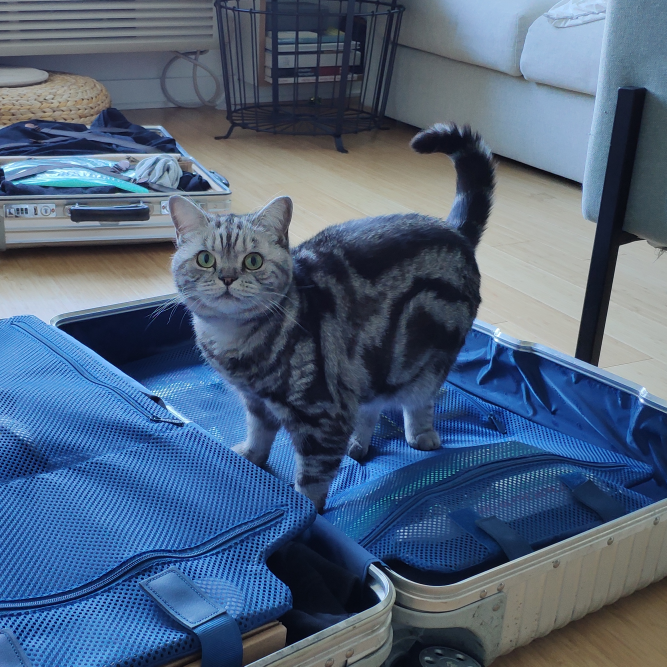
#> input picture photos_img/WechatIMG05.jpeg, 2000 x 2000 px (shown at 1/3 size); its folder holds 4 pictures in this run
$ python generator.py   (older library calls are emulated)
#> lines starting #> are read from the running program, lines starting #| are printed output that depends on the picture
import os
from PIL import Image,ImageOps

i_cut = 30 # seperate header and footer of ph

# read list of photos & store small images
images = []
for file in os.listdir("./photos_img/"):
    if file.endswith(".jpeg") or file.endswith(".jpg"):
    	images.insert(0,file)
#> pass 2 of the loop `for file in os.listdir("./photos_img/"):`:
#> pass 3 of the loop `for file in os.listdir("./photos_img/"):`:
#> the loop made 4 passes; the first 3 are shown
images.sort()
images = images[::-1]
print(images)
N = len(images)
for img in images:
	img_small=Image.open("./photos_img/"+img)
#> img_small is the input picture: PIL image 2000x2000 RGB; mean R, G, B 79.1, 99, 124.6
	img_small=ImageOps.fit(img_small, (500,500), Image.ANTIALIAS)
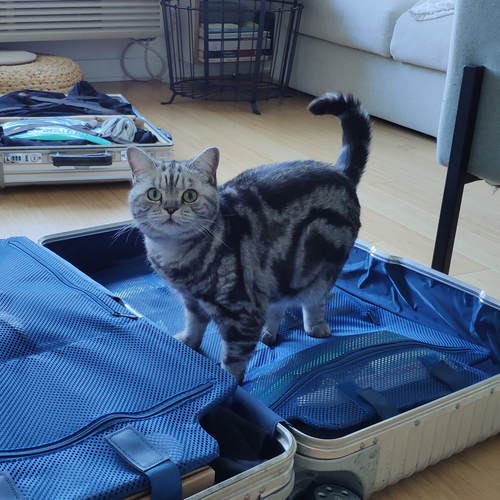
#> img_small: PIL image 500x500 RGB; mean R, G, B 79.1, 99, 124.6
	img_small.save('./photos_img_small/'+img)
#> pass 2 of the loop `for img in images:`:
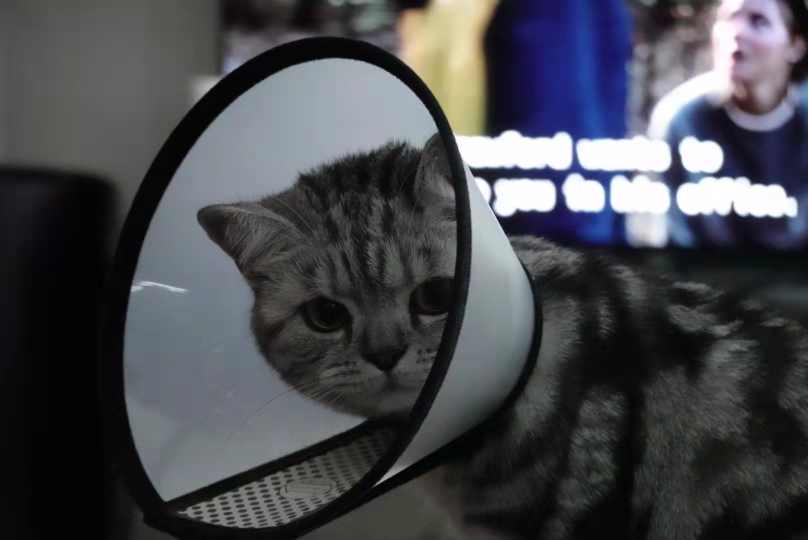
#> input picture photos_img/3.jpeg, 1616 x 1080 px (shown at 1/2 size)
#> img_small is the input picture: PIL image 1616x1080 RGB; mean R, G, B 71.2, 72.7, 77.7
#> `img_small=ImageOps.fit(img_small, (500,500), Image.ANTIALIAS)`:
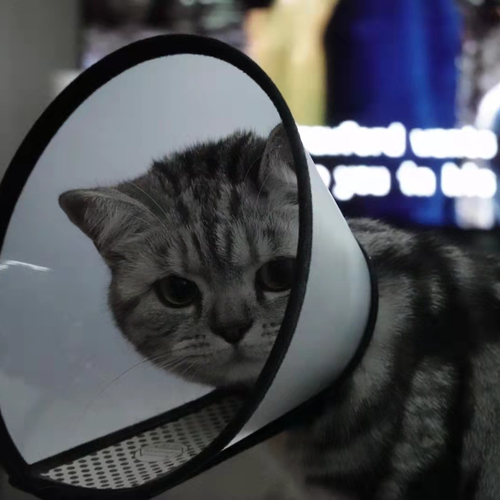
#> img_small: PIL image 500x500 RGB; mean R, G, B 78.9, 81.2, 86.9
#> pass 3 of the loop `for img in images:`:
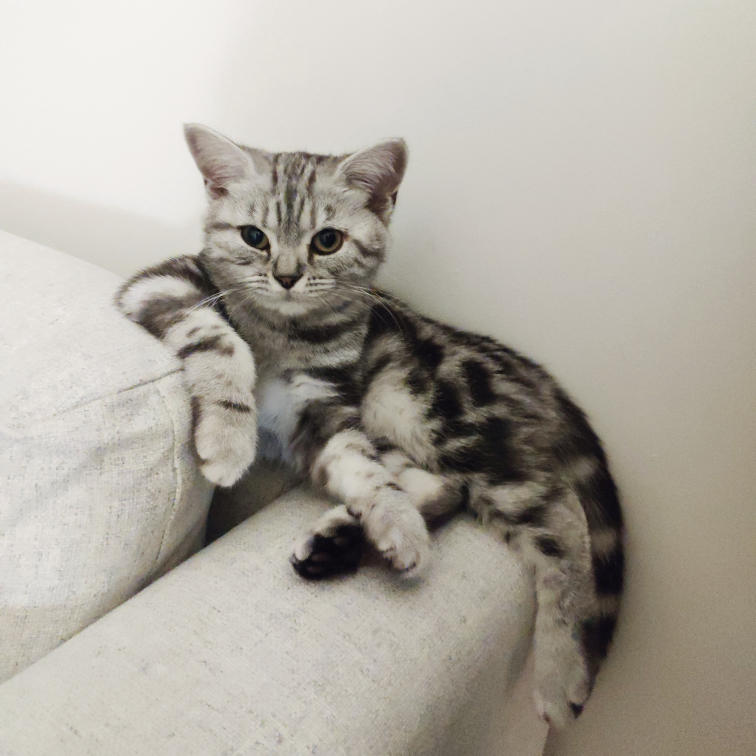
#> input picture photos_img/2.jpeg, 3024 x 3024 px (shown at 1/4 size)
#> img_small is the input picture: PIL image 3024x3024 RGB; mean R, G, B 174.5, 169.4, 160
#> `img_small=ImageOps.fit(img_small, (500,500), Image.ANTIALIAS)`:
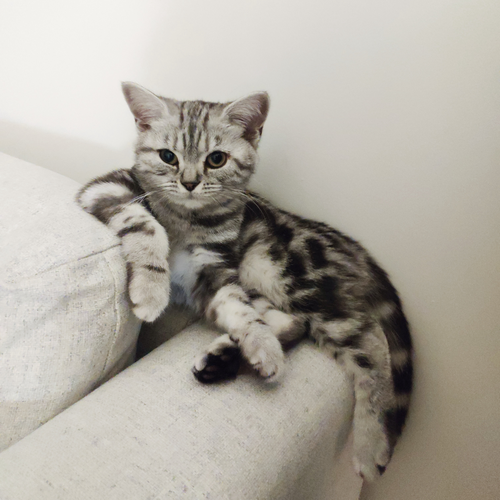
#> img_small: PIL image 500x500 RGB; mean R, G, B 174.5, 169.4, 160
#> the loop made 4 passes; the first 3 are shown

# write photo.html
#> (the run stopped early here; a loop or call above may not have finished)
